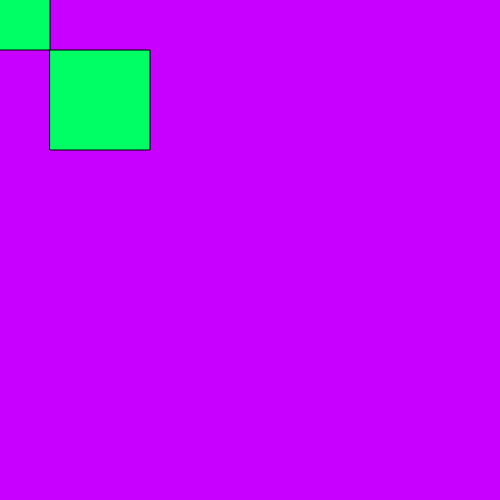
Frame 1 (no input)
Frame 60 (no input): identical to frame 1, image omitted
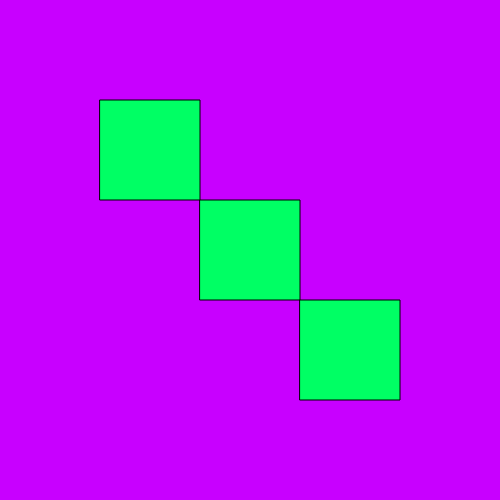
Frame 120 (the mouse pressed at the canvas centre since frame 60)

The p5.js sketch that drew these frames (run headless with seeded random() and noise() and a simulated clock; from frame 60 on, the mouse is pressed at the canvas centre):

// p5.js sketch
// ── sketch.js
function setup() {
    createCanvas(500,500)
}

function draw() {
    background(200,0,255)
    rectMode(CENTER)
    fill(0,255,100)
    square(mouseX,mouseY,100)
    square(mouseX-100,mouseY-100,100)
    square(mouseX+100,mouseY+100,100)
}
